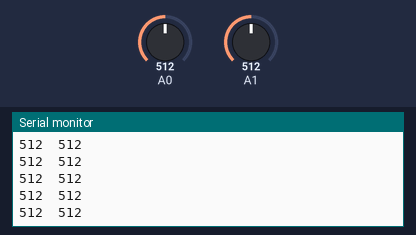
This sketch was run on a simulated Arduino Uno, built with avr-gcc and run on an emulated ATmega328P. Parts: the last lines printed to the serial monitor. The test bench sets the inputs (shaded band); at power-on: A0 = 512, A1 = 512.

Above: at 1.2 s.
1.3 s: A0 set to 992
At 2.4 s:
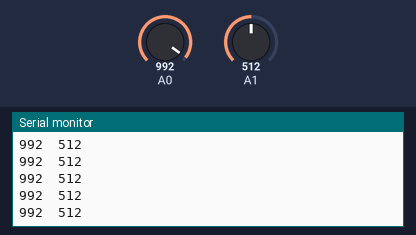
2.8 s: A0 set to 1012
At 3.7 s:
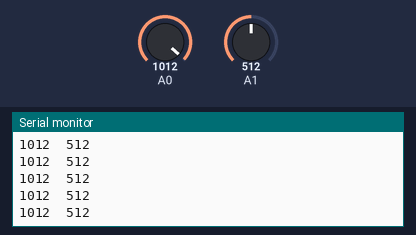
Timing chart, 0 to 5.8 s (numbered marks = the images above; inputs shaded):
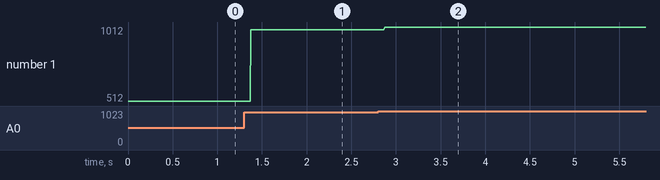

The sketch:

lrd.ino
```cpp
void setup() {
  Serial.begin(9600);
}

void loop() {
  int  se1 = analogRead(A0);
  int  se2 = analogRead(A1);
  //se1=map(se1,0,1024,0,20);
  //se2=map(se2,0,1024,0,20);
  Serial.print(se1);
  Serial.print('\t');
  Serial.println(se2);


}
```

Measured:
- after the input at 1.3 s, the serial monitor: prints a new line after 0.08 s (image 1)
- after the input at 2.8 s, the serial monitor: prints a new line after 0.07 s (image 2)
- plotted number 1: 512 → 992 after the input at 1.3 s, 992 → 1012 after the input at 2.8 s
